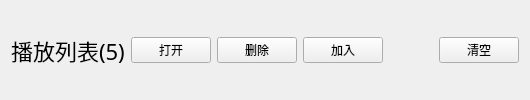
        <widget class="QWidget" name="widget_2" native="true">
         <property name="sizePolicy">
          <sizepolicy hsizetype="Preferred" vsizetype="Preferred">
           <horstretch>0</horstretch>
           <verstretch>1</verstretch>
          </sizepolicy>
         </property>
         <layout class="QHBoxLayout" name="horizontalLayout_3">
          <property name="topMargin">
           <number>9</number>
          </property>
          <property name="bottomMargin">
           <number>9</number>
          </property>
          <item>
           <widget class="QLabel" name="label_2">
            <property name="font">
             <font>
              <family>微软雅黑</family>
              <pointsize>-1</pointsize>
             </font>
            </property>
            <property name="styleSheet">
             <string notr="true">font-size : 22px;</string>
            </property>
            <property name="text">
             <string>播放列表(5)</string>
            </property>
           </widget>
          </item>
          <item>
           <widget class="QPushButton" name="pushButton_4">
            <property name="text">
             <string>打开</string>
            </property>
           </widget>
          </item>
          <item>
           <widget class="QPushButton" name="pushButton_6">
            <property name="text">
             <string>删除</string>
            </property>
           </widget>
          </item>
          <item>
           <widget class="QPushButton" name="pushButton_7">
            <property name="text">
             <string>加入</string>
            </property>
           </widget>
          </item>
          <item>
           <spacer name="horizontalSpacer_2">
            <property name="orientation">
             <enum>Qt::Horizontal</enum>
            </property>
            <property name="sizeHint" stdset="0">
             <size>
              <width>50</width>
              <height>20</height>
             </size>
            </property>
           </spacer>
          </item>
          <item>
           <widget class="QPushButton" name="pushButton_8">
            <property name="text">
             <string>清空</string>
            </property>
           </widget>
          </item>
         </layout>
        </widget>
